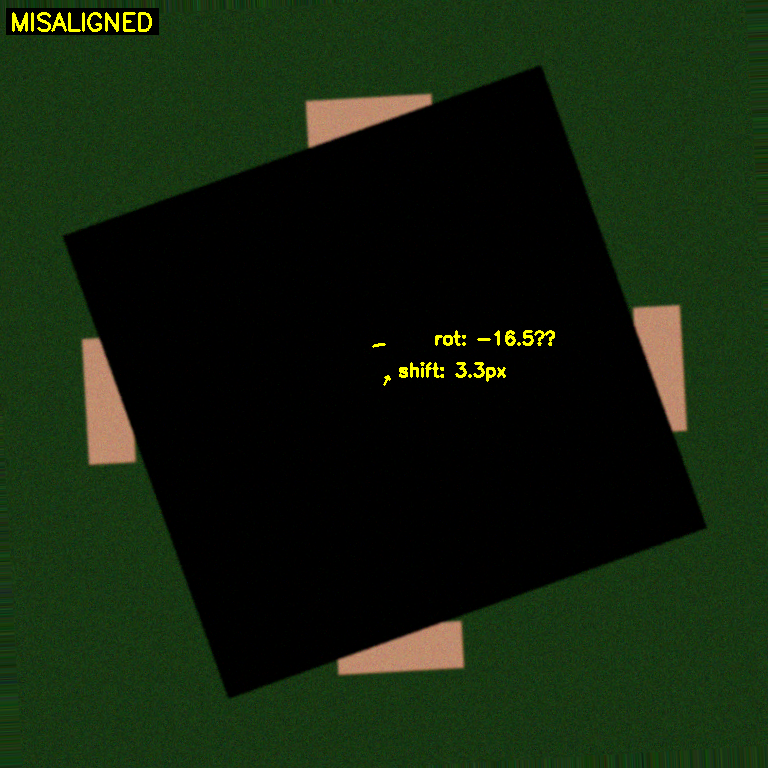
#> input picture Simple-Sim/images/samples/QFN-v1/MISALIGNED.png, 768 x 768 px
$ python -i fit.py   (imports and definitions only)   (older library calls are emulated)
#> lines starting #> are read from the running program, lines starting #| are printed output that depends on the picture
#> further down, picture is the input picture: shape (768, 768, 3); mean B, G, R 12.9, 34.7, 19.1
### Simple-Sim/simple_sim/board/footprints.py
"""Footprint library: pad geometry per package with pin numbers, roles and fan-out directions.

Pad geometry is computed in **pixels** from the profile's ``nominal`` values, with exactly the
integer arithmetic the renderers always used (``opencv2d.geometry.pad_positions`` is a thin wrapper
around :func:`footprint_pads`), so defect geometry, labels and the Blender scene are unchanged.
:func:`part_from_pads` converts a pad list to a :class:`~simple_sim.board.model.Part` in mm.
"""

from __future__ import annotations

from collections.abc import Mapping
from dataclasses import dataclass
from types import MappingProxyType
from typing import Any

from simple_sim.board.model import Pad, PadRole, Part, Vec

# Footprint of the renderers, jobs and specs when a caller or profile names none: a two-terminal chip.
DEFAULT_FOOTPRINT = "chip_2pad"

LEFT: Vec = (-1.0, 0.0)
RIGHT: Vec = (1.0, 0.0)
UP: Vec = (0.0, -1.0)
DOWN: Vec = (0.0, 1.0)
NONE: Vec = (0.0, 0.0)

# Body drawer kinds of the 2D renderer (``photoreal.parts`` dispatches on them).
KIND_CHIP = "chip"                       # two-terminal chip with end caps (R, C, L, LED)
KIND_POWER_INDUCTOR = "power_inductor"   # moulded block, terminals underneath
KIND_ARRAY = "array"                     # 4-element R/C array (chip_array_8)
KIND_IC = "ic"                           # moulded package: pin-1 mark, gloss, laser marking
BODY_KINDS = (KIND_CHIP, KIND_POWER_INDUCTOR, KIND_ARRAY, KIND_IC)

# Marking rules of the 2D renderer (``photoreal.parts.draw_marking``); ``None``: unmarked.
MARK_RESISTOR_CODE = "resistor_code"     # printed 3-4 character value code
MARK_ARRAY_CODE = "array_code"           # printed 1-3 character code between the terminal rows
MARK_LASER = "laser"                     # laser marking (part number / date / lot, or a short SOT code)
PRINTED_MARKINGS = (MARK_RESISTOR_CODE, MARK_ARRAY_CODE)

# Marking vocabularies (the 2D renderer via ``photoreal.palette`` and the Blender script via the scene).
RESISTOR_CODES = ("103", "472", "1002", "000", "0", "221", "4R7", "100", "330", "10K", "1R0", "5602")
ARRAY_CODES = ("0", "000", "101", "103", "220", "221", "330", "472", "473", "102", "4R7")
MARK_CHARS = "ABCDEFGHJKLMNPRSTUVWXYZ0123456789"

# Part builders of the Blender script (``blender/render_batch.py``, D35).
BLENDER_CHIP = "chip"   # body with two end caps
BLENDER_IC = "ic"       # moulded body with pin-1 dimple and laser marking (every other family)
BLENDER_THT = "tht"     # through-hole pins in plated holes with a solder meniscus, no body (solder side)

# Footprints only the Blender backend renders (``opencv_2d`` rejects them: a through-hole joint is 3D geometry
# the flat renderer has no model for; the 2D pipeline still bakes their board for the 3D backend).
BLENDER_ONLY_FOOTPRINTS = ("tht_pin",)


@dataclass(frozen=True, slots=True)
class BlenderPart:
    """How ``blender/render_batch.py`` builds a family's part (baked into the scene as ``part``, D35).

    The Blender model is coarser than the 2D one and differs from it on purpose where the 2D
    numbers model something else; the defaults are the generic moulded IC. Known differences to
    the 2D renderer, kept so the Blender output stays as it was:

    * ``height_ratio`` 0.56 for chips vs ``photoreal.parts.THICKNESS_RATIO`` 0.55 (2D tombstone
      end face: thickness / width).
    * Resistors, capacitors, inductors and LEDs get end caps (``cap_len`` as in 2D); arrays and power
      inductors are built as moulded ICs (renderer v5; before, inductors / LEDs were moulded too).
    * Gull-wing leads for ``sot`` / ``soic`` / ``sot6`` (``sot6`` since v5); lead width
      ``min(a * min(pad w, h), b * max(L, W))`` vs 2D ``0.6 * min(pad extent, 0.3 * L)``.
    * Markings ignore ``render.marking_probability``; arrays, inductors and LEDs carry laser marking
      (2D: array codes or unmarked).
    """

    body: str = BLENDER_IC                  # BLENDER_CHIP | BLENDER_IC
    height_ratio: float = 0.5               # body height / min(length, width), capped by component_height_mm
    standoff: float = 0.01                  # body lift above the board / body height
    body_material: str = "mold"             # "ceramic" (fixed tan) | "mold" (render_3d.materials.body)
    cap_len: float | None = None            # end cap length / body length (BLENDER_CHIP)
    leads: bool = False                     # gull-wing leads from the body edge to the pads
    lead_width: tuple[float, float] = (0.55, 0.15)  # (a, b): lead width = min(a * min(pad w, h), b * max(L, W))
    marking: str | None = MARK_LASER        # MARK_RESISTOR_CODE (one RESISTOR_CODES pick) | MARK_LASER | None
    marking_lines: int = 3                  # laser marking lines of 3-6 MARK_CHARS
    marking_size: tuple[float, float | None] = (0.13, 0.085)  # (a, b): text size = min(a * W, b * L); b None: a * W
    # BLENDER_THT only: pin diameter / pad diameter, pin protrusion / component_height_mm, meniscus height / pad radius.
    pin_diameter: float = 0.38
    pin_height: float = 1.0
    solder_height: float = 0.45


BLENDER_GENERIC = BlenderPart()


@dataclass(frozen=True, slots=True)
class PartFamily:
    """Per-family facts the renderers, the board model and the copper rules share (cv2-free, N1).

    The old per-module constants (``CHIP_FAMILIES``, ``FINE_PITCH_FAMILIES``, ``placement.REFDES_PREFIX``,
    ``photoreal.palette`` ``CHIPS`` / ``LEADED`` / ``ARRAY_FAMILIES`` / ``UNMARKED`` / ``CAP_LEN``) are
    derived from :data:`FAMILIES`, in its order.
    """

    name: str
    kind: str                       # body drawer (:data:`BODY_KINDS`)
    refdes: str                     # reference-designator prefix (silkscreen, board model refs)
    marking: str | None             # marking rule (:data:`PRINTED_MARKINGS`, :data:`MARK_LASER`) or None
    chip: bool = False              # two-terminal chip_2pad part (component_type picks the family)
    leaded: bool = False            # gull-wing leads (SOT / SOIC)
    fine_pitch: bool = False        # escape router necks tracks down / fans ground out
    cap_len: float | None = None    # 2D chip terminal (end cap) length / body length
    edge_inset: float = 0.07        # visible body edge slope from above / min(length, width)
    grain_sd: float = 0.06          # top-face surface grain (normal noise sd)
    blender: BlenderPart = BLENDER_GENERIC  # how the Blender script builds the part (scene ``part``)

    @property
    def unmarked(self) -> bool:
        return self.marking is None

    # [4 lines left out: function printed, not called in this run]


# Every part family, in the legacy order of the former ``FAMILIES`` name tuple (iterating the mapping
# yields the names, so ``for fam in FAMILIES`` / ``fam in FAMILIES`` work as before).
FAMILIES: Mapping[str, PartFamily] = MappingProxyType({f.name: f for f in (
    PartFamily("resistor", KIND_CHIP, "R", MARK_RESISTOR_CODE, chip=True, cap_len=0.22, grain_sd=0.025,
               blender=BlenderPart(BLENDER_CHIP, 0.56, cap_len=0.22, marking=MARK_RESISTOR_CODE, marking_lines=1,
                                   marking_size=(0.42, None))),
    PartFamily("capacitor", KIND_CHIP, "C", None, chip=True, cap_len=0.26, grain_sd=0.025,
               blender=BlenderPart(BLENDER_CHIP, 0.56, body_material="ceramic", cap_len=0.26, marking=None)),
    PartFamily("sot", KIND_IC, "Q", MARK_LASER, leaded=True, edge_inset=0.05,
               blender=BlenderPart(height_ratio=0.75, standoff=0.08, leads=True, marking_lines=1, marking_size=(0.32, None))),
    PartFamily("soic", KIND_IC, "U", MARK_LASER, leaded=True, fine_pitch=True, edge_inset=0.035,
               blender=BlenderPart(height_ratio=0.38, standoff=0.08, leads=True)),
    PartFamily("qfn", KIND_IC, "U", MARK_LASER, fine_pitch=True, edge_inset=0.012, blender=BlenderPart(height_ratio=0.18)),
    PartFamily("sot6", KIND_IC, "U", MARK_LASER, leaded=True, fine_pitch=True, edge_inset=0.05,
               blender=BlenderPart(height_ratio=0.69, standoff=0.08, leads=True, marking_lines=1, marking_size=(0.32, None))),
    PartFamily("array_r", KIND_ARRAY, "RN", MARK_ARRAY_CODE, fine_pitch=True, edge_inset=0.05),
    PartFamily("array_c", KIND_ARRAY, "CN", None, fine_pitch=True, edge_inset=0.05),
    PartFamily("inductor", KIND_CHIP, "L", None, chip=True, cap_len=0.25, grain_sd=0.05,
               blender=BlenderPart(BLENDER_CHIP, 0.56, cap_len=0.25, marking=None)),
    PartFamily("power_inductor", KIND_POWER_INDUCTOR, "L", None, chip=True, grain_sd=0.07),
    PartFamily("led", KIND_CHIP, "D", None, chip=True, cap_len=0.16, grain_sd=0.015,
               blender=BlenderPart(BLENDER_CHIP, 0.56, cap_len=0.16, marking=None)),
    # Through-hole pin row seen from the solder side: round plated pads with a hole, a pin in each, a conical
    # solder meniscus around the pin; no body. Blender only (BLENDER_ONLY_FOOTPRINTS): the 2D drawer kind is a
    # placeholder, ``opencv2d.render_roi`` refuses the footprint.
    PartFamily("tht_pin", KIND_IC, "J", None, edge_inset=0.0,
               blender=BlenderPart(BLENDER_THT, height_ratio=0.0, standoff=0.0, marking=None, pin_diameter=0.38,
                                   pin_height=1.0, solder_height=0.45)),
)})
FAMILY_NAMES = tuple(FAMILIES)

# Unknown family names (not produced by family_of; kept drawable): a generic moulded IC, refdes "U".
GENERIC_FAMILY = PartFamily("generic", KIND_IC, "U", MARK_LASER)


def part_family(name: str) -> PartFamily:
    """:class:`PartFamily` of *name* (:data:`GENERIC_FAMILY` for an unknown name)."""
    return FAMILIES.get(name, GENERIC_FAMILY)


# [14 lines left out: function scene_part, not called in this run]


def _names(pred) -> tuple[str, ...]:
    return tuple(n for n, f in FAMILIES.items() if pred(f))


# Two-terminal chip parts (chip_2pad); component_type picks the family.
CHIP_FAMILIES = _names(lambda f: f.chip)
# Families with many small pads at a fine pitch: the escape router necks their tracks down at the
# pad and fans their ground pins out, and the window board keeps their fan-out corridor clear.
FINE_PITCH_FAMILIES = _names(lambda f: f.fine_pitch)


def is_fine_pitch(family: str) -> bool:
    """True for a fine-pitch family (:data:`FINE_PITCH_FAMILIES`)."""
    return family in FINE_PITCH_FAMILIES

# Footprints with two pad columns (left/right of the body) and this many pads per column:
# SOIC-16, SOT-363 / SOT-23-6 and 4-element resistor/capacitor arrays (0804 / 0805 size).
DUAL_ROW_PADS_PER_SIDE = {"soic_16": 8, "sot_6": 3, "chip_array_8": 4, "tssop_14": 7, "tssop_20": 10}


@dataclass(frozen=True, slots=True)
class PadSpec:
    """One pad in pixel space (top-left corner, size) plus its electrical meaning."""
    pin: str
    x: int
    y: int
    w: int
    h: int
    escape: Vec = NONE
    role: PadRole = "signal"

    @property
    def center(self) -> Vec:
        return self.x + self.w / 2.0, self.y + self.h / 2.0

    def as_dict(self) -> dict[str, int]:
        """The legacy ``{"x", "y", "w", "h"}`` form the drawing code consumes."""
        return {"x": self.x, "y": self.y, "w": self.w, "h": self.h}


def profile_footprint(profile: Mapping[str, Any]) -> str:
    """``component.footprint`` of a component profile (:data:`DEFAULT_FOOTPRINT` when unset, empty or null)."""
    return str((profile.get("component") or {}).get("footprint") or "").strip() or DEFAULT_FOOTPRINT


# [158 lines left out: functions family_of, tht_pins, qfn_pins, footprint_pads, chip_pads, part_from_pads and 1 more, not called in this run]


def pin_count(part: Part) -> int:
    return sum(1 for p in part.pads if p.role != "thermal")


def describe(part: Part) -> dict[str, Any]:
    return {"ref": part.ref, "footprint": part.footprint, "family": part.family, "pins": pin_count(part)}

### Simple-Sim/simple_sim/board3d/fit.py
"""T2b: measure every part's real pose and body size on the rectified scan.

The scene's poses come from the PnP and the package library (where the part *should* be); the real part sits a
few hundredths of a millimetre and degrees off, and library body sizes are nominal. Rendering at those poses
puts the body's edges next to the real ones, which shows as bright / dark seams in the photo-textured render.

:func:`fit_part` searches, around the scene pose, the body rectangle whose outline lies on the strongest colour
edges of the scan: edge strength = gradient magnitude of the image in CIE L*a*b* (the tan / black body and the
bright end caps against the green mask), sampled with bilinear interpolation along the rectangle sides, averaged.
The search is coarse-to-fine: position and rotation at the nominal size, then length / width scale, then a fine
position / rotation step. A fit is accepted when it improves the edge score by :data:`MIN_GAIN` and stays inside
the search box (a fit at the border means the real part is further away or something else wins); otherwise the
part keeps its pose (``fit.accepted = false``).

Results go into the scene as ``component["fit"] = {x, y, rotDeg, l, w, score0, score, gain, accepted}``;
:func:`simple_sim.board3d.scene.apply_fit` makes an accepted fit the part's pose and body size (nominal and real).

CLI: ``python -m simple_sim.board3d.fit --board3d outputs/board3d/<product>/<side> [--families resistor,capacitor,...]`` (writes the
fits into ``board3d.json``, keeps a ``board3d.before-fit.json`` once, and ``fit_report.json``).
"""

from __future__ import annotations

import argparse
import json
import math
import shutil
import time
from pathlib import Path
from typing import Any

import cv2
import numpy as np

from simple_sim.board3d.substrate import BoardRaster
from simple_sim.io_utils import load_json

#: search box around the scene pose
SHIFT_MM, ROT_DEG, SCALE_RANGE = 0.2, 4.0, (0.85, 1.2)
#: a fit must raise the mean edge strength by this factor
MIN_GAIN = 1.05
#: families whose fit improves the render. Measured on the first product (TOP) (25.11.2026, full board, Delta E per part vs the scan,
#: fitted - unfitted): soic -2.4, array_c -2.0, array_r -1.2, sot -1.1, led -0.8, inductor -0.4, bga -0.4, crystal -0.3,
#: filter -0.3, qfn -0.2, sot6 0.0 - but resistor +0.6 and capacitor +0.6 (0402/0603 chips: the edge between solder
#: fillet and end cap pulls the outline off the body), so those two are left out.
FIT_FAMILIES = ("inductor", "led", "diode", "filter", "power_inductor", "sot", "sot6", "soic", "qfn", "array_r", "array_c",
                "crystal", "bga", "electrolytic")


def edge_image(image_bgr: np.ndarray) -> np.ndarray:
    """Gradient magnitude in CIE L*a*b* (sum over the channels), float32, lightly smoothed."""
    lab = cv2.cvtColor(image_bgr.astype(np.float32) / 255.0, cv2.COLOR_BGR2LAB)
#> lab: shape (768, 768, 3) float32; mean of channels 0, 1, 2 12.8, -10.4, 11.3
    lab = cv2.GaussianBlur(lab, (0, 0), 0.8)
#> lab: shape (768, 768, 3) float32; mean of channels 0, 1, 2 12.8, -10.4, 11.3
    mag = np.zeros(lab.shape[:2], np.float32)
    for ch, w in zip(range(3), (1.0, 1.5, 1.5), strict=True):
        gx = cv2.Sobel(lab[..., ch], cv2.CV_32F, 1, 0, ksize=3)
        gy = cv2.Sobel(lab[..., ch], cv2.CV_32F, 0, 1, ksize=3)
        mag += w * np.sqrt(gx * gx + gy * gy)
#> this loop made 3 passes
#> pass 1, in edge_image, `gx = cv2.Sobel(lab[..., ch], cv2.CV_32F, 1, 0, ksize=3)`:
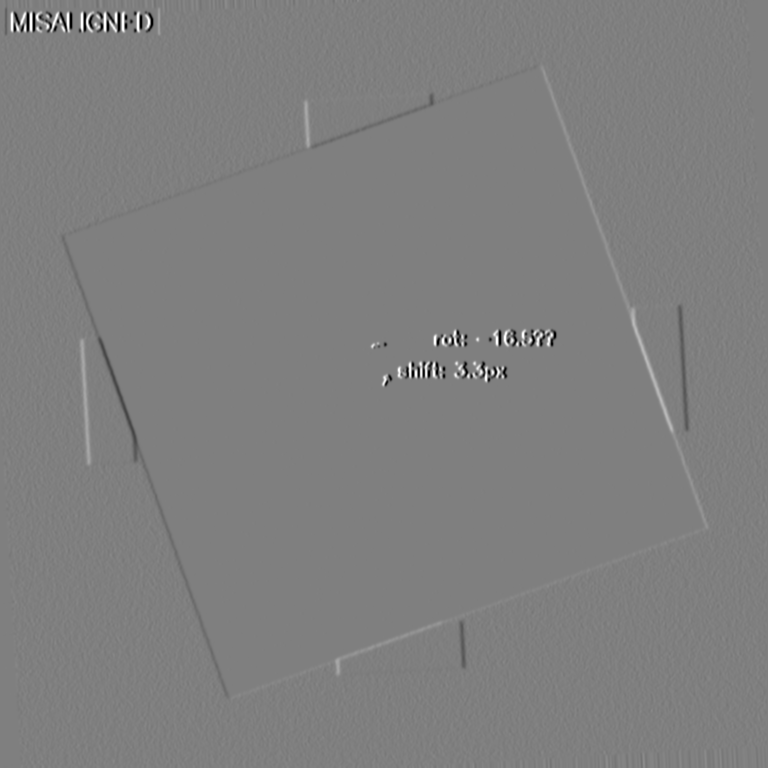
#> gx: shape (768, 768) float32; min -282.4, max 282.5, mean 0; drawn with min black and max white
#> pass 1, in edge_image, `mag += w * np.sqrt(gx * gx + gy * gy)`:
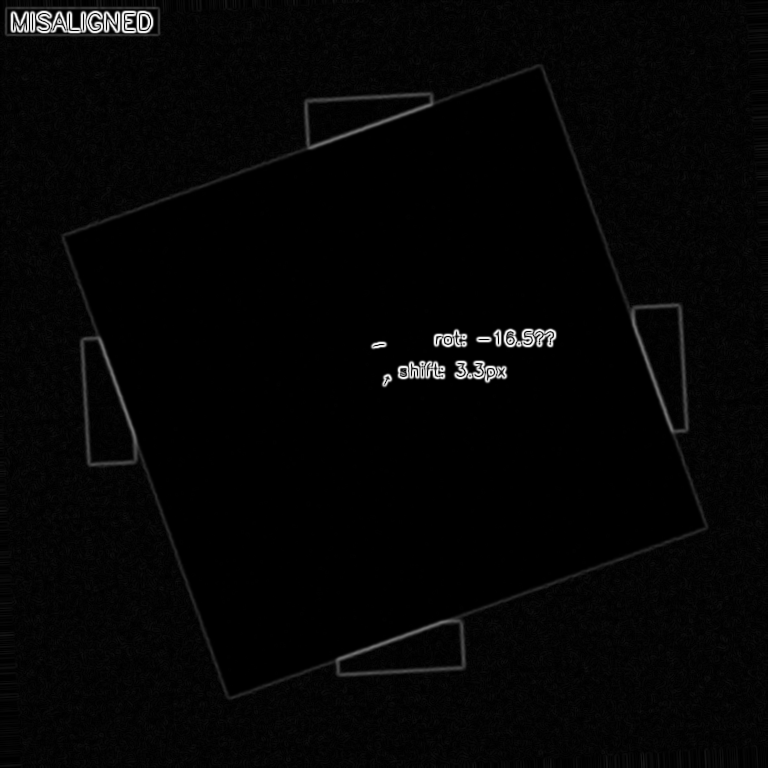
#> mag: shape (768, 768) float32; min 0, max 300.3, mean 6.4; drawn with min black and max white
#> pass 2, in edge_image, `gx = cv2.Sobel(lab[..., ch], cv2.CV_32F, 1, 0, ksize=3)`:
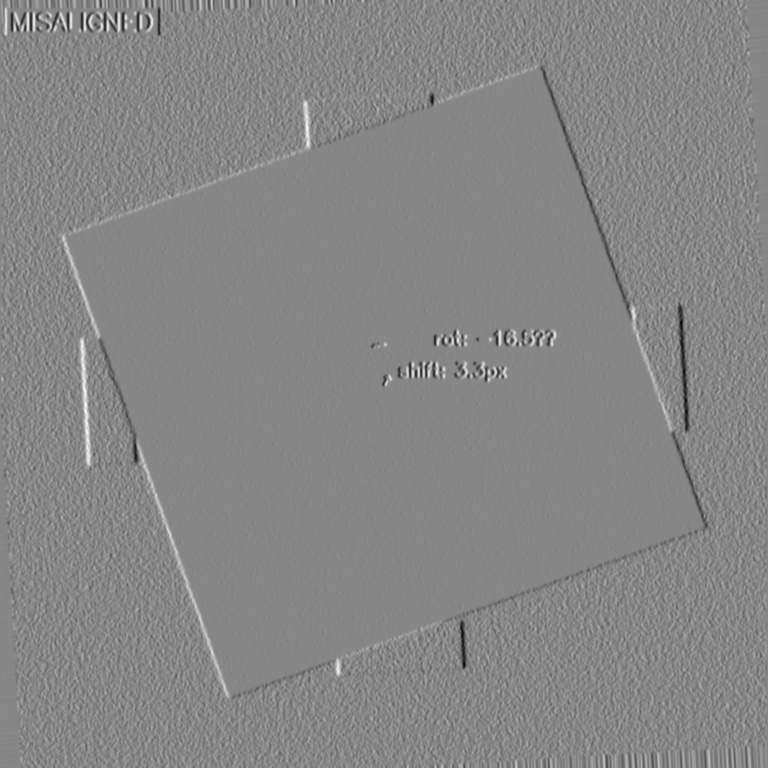
#> gx: shape (768, 768) float32; min -96.59, max 86.07, mean 0; drawn with min black and max white
    return mag


def _outline_unit(n_per_side: int = 24) -> np.ndarray:
    """Points on the unit square outline [-0.5, 0.5]^2 (corners left out: they belong to two sides and round off)."""
    t = (np.arange(n_per_side) + 0.5) / n_per_side - 0.5
    t = t[np.abs(t) < 0.42]
    h = np.full_like(t, 0.5)
    return np.concatenate([np.c_[t, -h], np.c_[t, h], np.c_[-h, t], np.c_[h, t]])


_UNIT = _outline_unit()


# [21 lines left out: functions _bilinear, score_poses, not called in this run]


def _grid(*axes: np.ndarray) -> list[np.ndarray]:
    return [g.ravel() for g in np.meshgrid(*axes, indexing="ij")]


# [80 lines left out: functions fit_part, fit_board3d, main, not called in this run]


# [2 lines not run here, left out]

>>> import cv2
>>> picture = cv2.imread('../../images/samples/QFN-v1/MISALIGNED.png')
>>> result = edge_image(picture)

$ run again, on Simple-Sim/images/samples/Resistor-v1/MISALIGNED.png
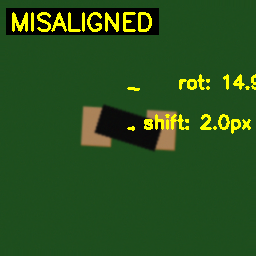
#> input picture Simple-Sim/images/samples/Resistor-v1/MISALIGNED.png, 256 x 256 px
#> picture is the input picture: shape (256, 256, 3); mean B, G, R 27.8, 80.4, 39.1
#> the loop in edge_image, `for ch, w in zip(range(3), (1.0, 1.5, 1.5), strict=True):` made 3 passes
#> pass 1, in edge_image, `mag += w * np.sqrt(gx * gx + gy * gy)`:
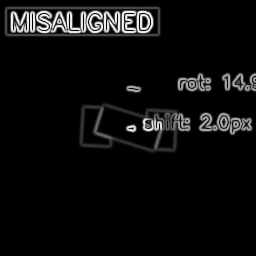
#> mag: shape (256, 256) float32; min 0, max 300.3, mean 15.6; drawn with min black and max white
#> pass 2, in edge_image, `gx = cv2.Sobel(lab[..., ch], cv2.CV_32F, 1, 0, ksize=3)`:
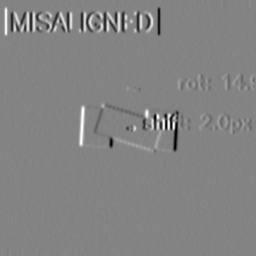
#> gx: shape (256, 256) float32; min -96.36, max 90.19, mean 0; drawn with min black and max white
